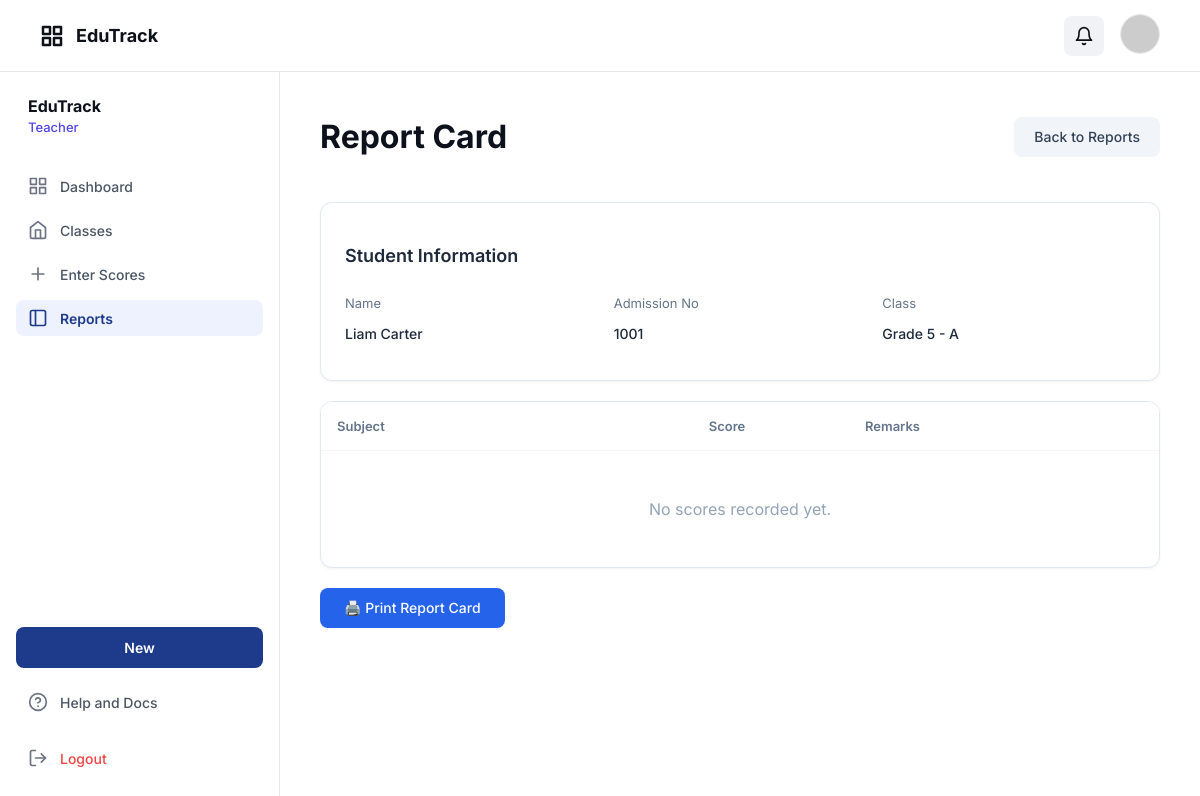
/school_app/index.php?controller=report&action=view&student_id=1&term_id=1 (signed in), run on the app's committed database.
### tables this page shows
CREATE TABLE students (
  id BIGINT UNSIGNED NOT NULL AUTO_INCREMENT,
  admission_no VARCHAR(30) NOT NULL,   
  first_name VARCHAR(80) NOT NULL,
  last_name VARCHAR(80) NOT NULL,
  date_of_birth DATE NULL,
  gender ENUM('M','F','OTHER') NULL,

  is_active TINYINT(1) NOT NULL DEFAULT 1,

  created_at TIMESTAMP NOT NULL DEFAULT CURRENT_TIMESTAMP,
  updated_at TIMESTAMP NOT NULL DEFAULT CURRENT_TIMESTAMP ON UPDATE CURRENT_TIMESTAMP,

  PRIMARY KEY (id),
  UNIQUE KEY uq_students_admission_no (admission_no),
  KEY idx_students_name (last_name, first_name)
);

CREATE TABLE grades (
  id TINYINT UNSIGNED NOT NULL,
  grade_number TINYINT UNSIGNED NOT NULL,  
  name VARCHAR(20) NOT NULL,               
  PRIMARY KEY (id),
  UNIQUE KEY uq_grades_grade_number (grade_number),
  UNIQUE KEY uq_grades_name (name),
  CONSTRAINT chk_grade_number CHECK (grade_number BETWEEN 1 AND 6)
);

CREATE TABLE classes (
  id BIGINT UNSIGNED NOT NULL AUTO_INCREMENT,
  grade_id TINYINT UNSIGNED NOT NULL,
  name VARCHAR(40) NOT NULL,    
  room VARCHAR(40) NULL,
  is_active TINYINT(1) NOT NULL DEFAULT 1,

  created_at TIMESTAMP NOT NULL DEFAULT CURRENT_TIMESTAMP,
  updated_at TIMESTAMP NOT NULL DEFAULT CURRENT_TIMESTAMP ON UPDATE CURRENT_TIMESTAMP,

  PRIMARY KEY (id),
  UNIQUE KEY uq_classes_grade_name (grade_id, name),
  KEY idx_classes_grade (grade_id),
  CONSTRAINT fk_classes_grade FOREIGN KEY (grade_id) REFERENCES grades(id) ON DELETE RESTRICT
);

### school_app/views/teacher/reports/view.php (the view, shortened to what this page needs)
<?php
$studentId = $_GET['student_id'] ?? null;
$termId = $_GET['term_id'] ?? null;
$db = Database::connect();
$stmt = $db->prepare("
    SELECT s.*, c.name as class_name, g.name as grade_name
    FROM students s
    LEFT JOIN enrollments e ON s.id = e.student_id AND e.status = 'ACTIVE'
    LEFT JOIN classes c ON e.class_id = c.id
    LEFT JOIN grades g ON c.grade_id = g.id
    WHERE s.id = ?
");
$stmt->execute([$studentId]);
$student = $stmt->fetch(PDO::FETCH_OBJ);
$stmt = $db->prepare("
    SELECT
        sub.name as subject_name,
        sc.score,
        sc.remarks
    FROM scores sc
    JOIN subjects sub ON sc.subject_id = sub.id
    JOIN enrollments e ON sc.enrollment_id = e.id
    WHERE e.student_id = ? AND sc.term_id = ?
    ORDER BY sub.name
");
$stmt->execute([$studentId, $termId]);
$scores = $stmt->fetchAll(PDO::FETCH_OBJ);
$total = 0;
$count = count($scores);
$average = $count > 0 ? round($total / $count, 2) : 0;
?>
<div class="report-card">
    <div style="margin-bottom: 24px; display: flex; justify-content: space-between; align-items: center;">
        <h1 class="text-h1" style="font-weight: 700; font-size: 32px; color: var(--text-dark);">Report Card</h1>
        <a href="index.php?controller=report&action=index" class="btn-secondary"
           style="padding: 10px 20px; border-radius: 8px; font-weight: 500; font-size: 14px; background-color: #f1f5f9; color: #334155; text-decoration: none;">
            Back to Reports
        </a>
    </div>
    <div class="card" style="padding: 24px; border: 1px solid #e2e8f0; border-radius: 12px; background-color: #fff; margin-bottom: 20px;">
        <h3 style="font-size: 18px; font-weight: 600; color: #1e293b; margin-bottom: 16px;">Student Information</h3>
        <div style="display: grid; grid-template-columns: repeat(auto-fit, minmax(200px, 1fr)); gap: 16px;">
            <div>
                <p style="color: #64748b; font-size: 13px; margin-bottom: 4px;">Name</p>
                <p style="color: #1e293b; font-size: 14px; font-weight: 500;">
                    <?php echo htmlspecialchars($student->first_name . ' ' . $student->last_name); ?>
                </p>
            </div>
            <div>
                <p style="color: #64748b; font-size: 13px; margin-bottom: 4px;">Admission No</p>
                <p style="color: #1e293b; font-size: 14px; font-weight: 500;">
                    <?php echo htmlspecialchars($student->admission_no); ?>
                </p>
            </div>
            <div>
                <p style="color: #64748b; font-size: 13px; margin-bottom: 4px;">Class</p>
                <p style="color: #1e293b; font-size: 14px; font-weight: 500;">
                    <?php echo htmlspecialchars($student->grade_name . ' - ' . $student->class_name); ?>
                </p>
            </div>
        </div>
    </div>
    <div class="card" style="padding: 0; border: 1px solid #e2e8f0; border-radius: 12px; overflow: hidden; background-color: #fff; margin-bottom: 20px;">
        <table style="width: 100%; border-collapse: collapse;">
            <thead>
                <tr style="border-bottom: 1px solid #f1f5f9; background-color: #fff;">
                    <th style="padding: 16px; color: #64748b; font-size: 13px; font-weight: 600; text-align: left;">Subject</th>
                    <th style="padding: 16px; color: #64748b; font-size: 13px; font-weight: 600; text-align: center;">Score</th>
                    <th style="padding: 16px; color: #64748b; font-size: 13px; font-weight: 600; text-align: left;">Remarks</th>
                </tr>
            </thead>
            <tbody>
                <?php if (!empty($scores)): ?>
                    <?php foreach ($scores as $score): ?>
                        <tr style="border-bottom: 1px solid #f1f5f9;">
                            <td style="padding: 16px; color: #1e293b; font-size: 14px;"><?php echo htmlspecialchars($score->subject_name); ?></td>
                            <td style="padding: 16px; color: #1e293b; font-size: 14px; text-align: center; font-weight: 600;"><?php echo $score->score; ?></td>
                            <td style="padding: 16px; color: #64748b; font-size: 14px;"><?php echo htmlspecialchars($score->remarks ?? 'N/A'); ?></td>
                        </tr>
                    <?php endforeach; ?>
                    <tr style="background-color: #f8fafc;">
                        <td style="padding: 16px; color: #1e293b; font-size: 14px; font-weight: 600;">AVERAGE</td>
                        <td style="padding: 16px; color: #2563eb; font-size: 16px; text-align: center; font-weight: 700;"><?php echo $average; ?>%</td>
                        <td style="padding: 16px;"></td>
                    </tr>
                <?php else: ?>
                    <tr>
                        <td colspan="3" style="padding: 48px; text-align: center; color: #94a3b8;">No scores recorded yet.</td>
                    </tr>
                <?php endif; ?>
            </tbody>
        </table>
    </div>
    <div style="text-align: center;">
        <button onclick="window.print()" class="btn-primary"
                style="padding: 10px 24px; border-radius: 8px; font-weight: 500; font-size: 14px; background-color: #2563eb; color: #fff; border: none; cursor: pointer;">
            🖨️ Print Report Card
        </button>
    </div>
</div>

### school_app/assets/css/app.css (style rules this page uses)
:root { --primary: #1e3a89; --primary-light: #e8eaf2; --bg-main: #f9f9f9; --bg-white: #ffffff; --text-main: #0f1119; --text-muted: #546691; --text-dark: #0c111c; --border-color: #e5e8ea; --border-input: #d1d6e5; --error: #ef4444; --success: #10b981; --spacing-xs: 4px; --spacing-sm: 8px; --spacing-md: 12px; --spacing-lg: 16px; --spacing-xl: 20px; --spacing-2xl: 24px; --spacing-4xl: 40px; --font-family: "Inter", -apple-system, BlinkMacSystemFont, "Segoe UI", Roboto, sans-serif; --font-size-xs: 12px; --font-size-sm: 14px; --font-size-md: 16px; --font-size-lg: 18px; --font-size-xl: 24px; --font-size-2xl: 28px; --font-size-3xl: 32px; }
* { -webkit-font-smoothing: antialiased; box-sizing: border-box; }
html, body { margin: 0; padding: 0; height: 100%; font-family: var(--font-family); background-color: var(--bg-white); color: var(--text-main); }
a { text-decoration: none; color: inherit; }
button { cursor: pointer; border: none; outline: none; font-family: inherit; }
.card { background-color: var(--bg-white); border: 1px solid var(--input-border); border-radius: 12px; padding: var(--spacing-2xl); box-shadow: 0 1px 3px rgba(0, 0, 0, 0.05); }
.depth-frame-11, .depth-frame-13, .depth-frame-29, .depth-frame-32, .btn-primary { background-color: var(--primary); color: #f9f9f9; border-radius: 8px; height: 40px; display: flex; align-items: center; justify-content: center; }
.depth-frame-30, .depth-frame-31, .btn-secondary { background-color: var(--primary-light); color: var(--text-main); border-radius: 8px; height: 40px; display: flex; align-items: center; justify-content: center; }
.text-wrapper-5, .text-h1 { font-weight: 700; font-size: 32px; color: var(--text-main); }

### data on the page
students: first_name+last_name "Liam Carter", admission_no "1001", grades.name "Grade 5 - A"

### other printed values
$displayRole "Teacher"
